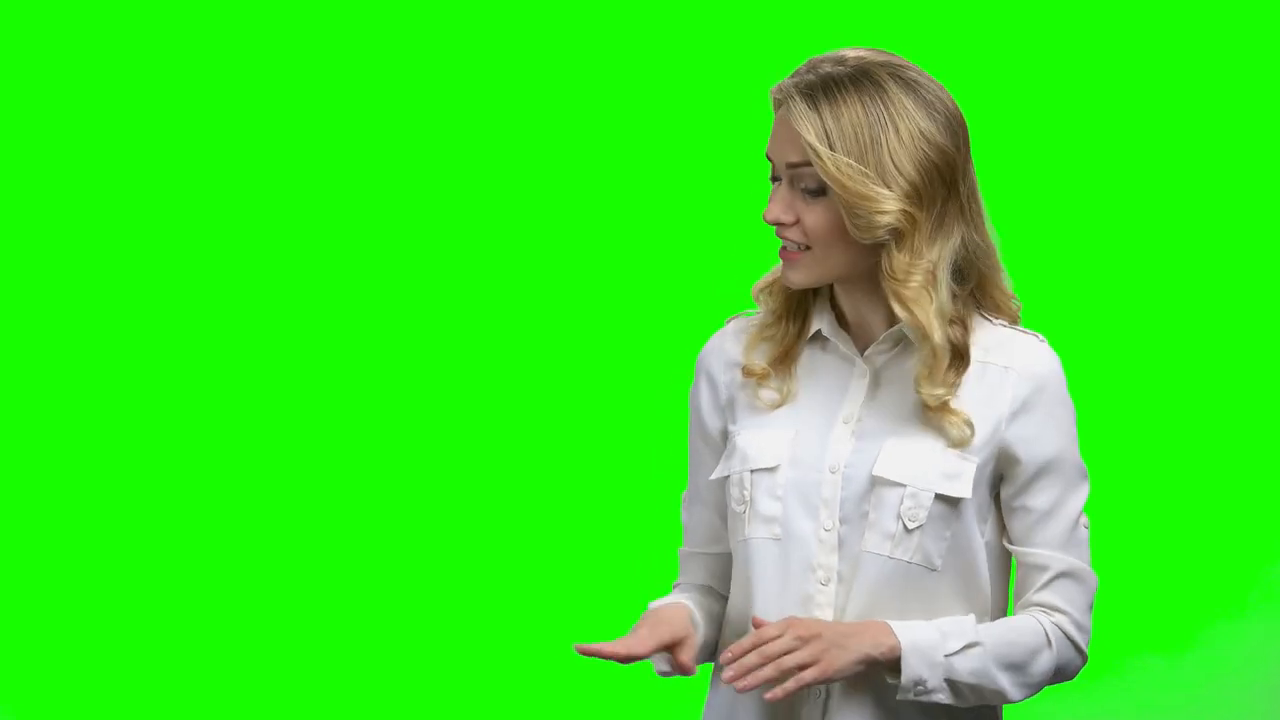
#> input picture frame 33 of Woman.mp4, 1280 x 720 px
$ jupyter execute --allow-errors removeGreenBackground.ipynb   (shell and % lines are left out)
#> lines starting #> are read from the running program, lines starting #| are printed output that depends on the picture; after the words box and inside, x2 and y2 are one past the last pixel; in counts of white or black regions, pixels touching at a corner belong together
#> further down, image is the input picture: shape (720, 1280, 3); mean B, G, R 34.9, 230.8, 56.8
#> `image =cv2.resize(image,(720,575))`:
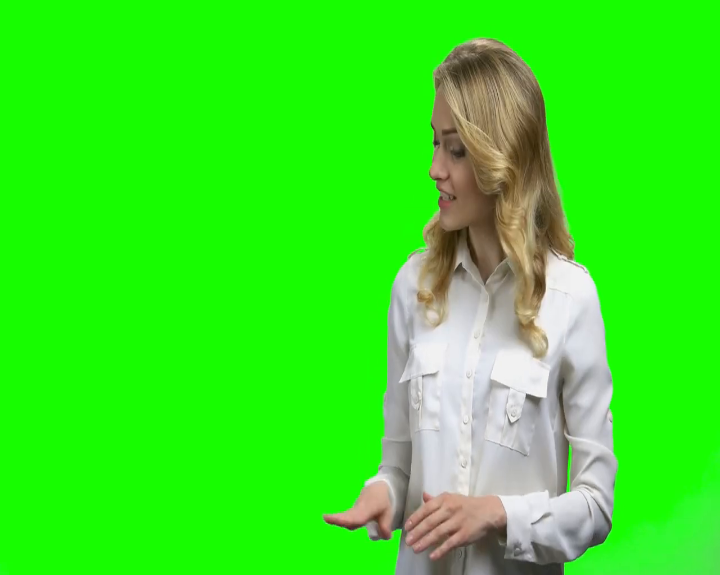
#> image: shape (575, 720, 3); mean B, G, R 34.9, 230.7, 56.8
#> `mask = cv2.inRange(image, lower_green, upper_green)`:
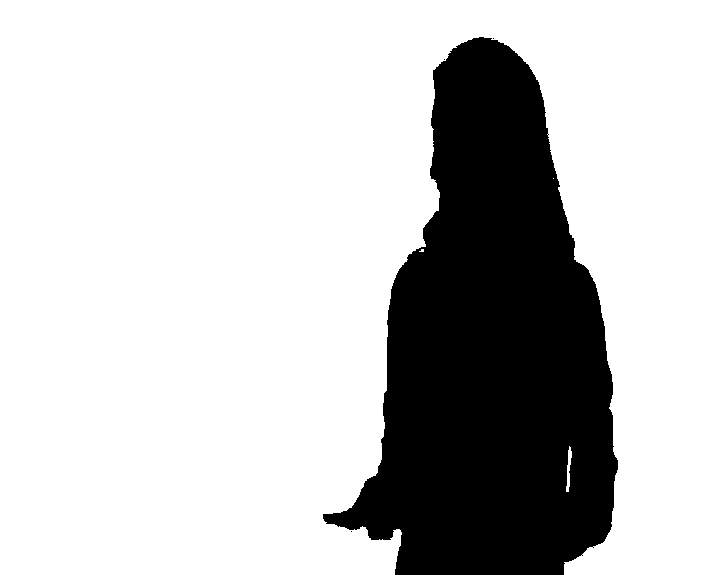
#> mask: shape (575, 720); 76.9% white; 4 black regions (3 under 20 px), largest, box (x1, y1, x2, y2) and area: (323, 37, 618, 575) 95703
#> `masked_image[mask != 0] = [0, 0, 0]`:
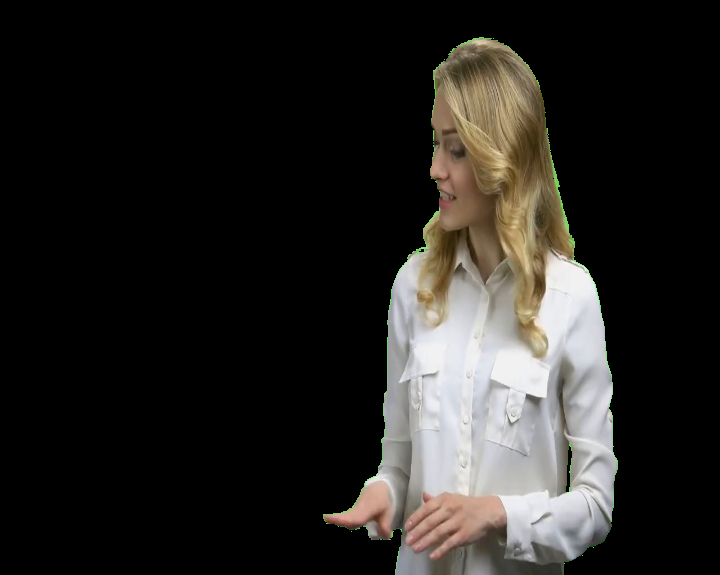
#> masked_image: shape (575, 720, 3); mean B, G, R 33.7, 36.5, 38.3
#> `hsv = cv2.cvtColor(image, cv2.COLOR_BGR2HSV)`: hsv: shape (575, 720, 3); mean H, S, V 56, 205.8, 233.3
#> `mask = cv2.inRange(hsv, lower_green, upper_green)`:
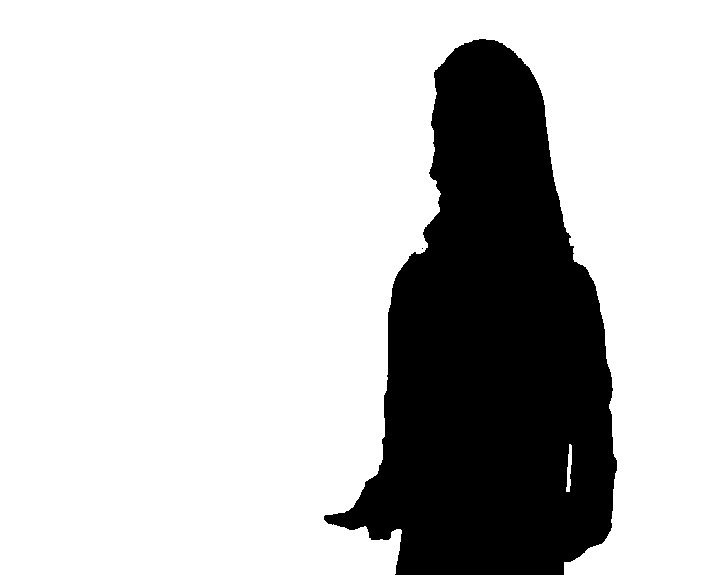
#> mask: shape (575, 720); 77.2% white; 2 black regions (1 under 20 px), largest, box (x1, y1, x2, y2) and area: (324, 39, 617, 575) 94582
[cell 1]
import numpy as np
import cv2

# Read in the image
cap= cv2.VideoCapture("Woman.mp4")
## TODO: Define our color selection boundaries in RGB values
lower_green = np.array([0,120,0])
upper_green = np.array([100,255,100])
#> (the rest of this cell did not finish here and is left out)

[cell 2]
#aPPly HSV color
import numpy as np
import cv2

# Read in the image
cap= cv2.VideoCapture("Woman.mp4")
## TODO: Define our color selection boundaries in RGB values
lower_green = np.array([35,80,140])
upper_green = np.array([140,255,255])
#> (the rest of this cell did not finish here and is left out)

$ run again, starting later in the video
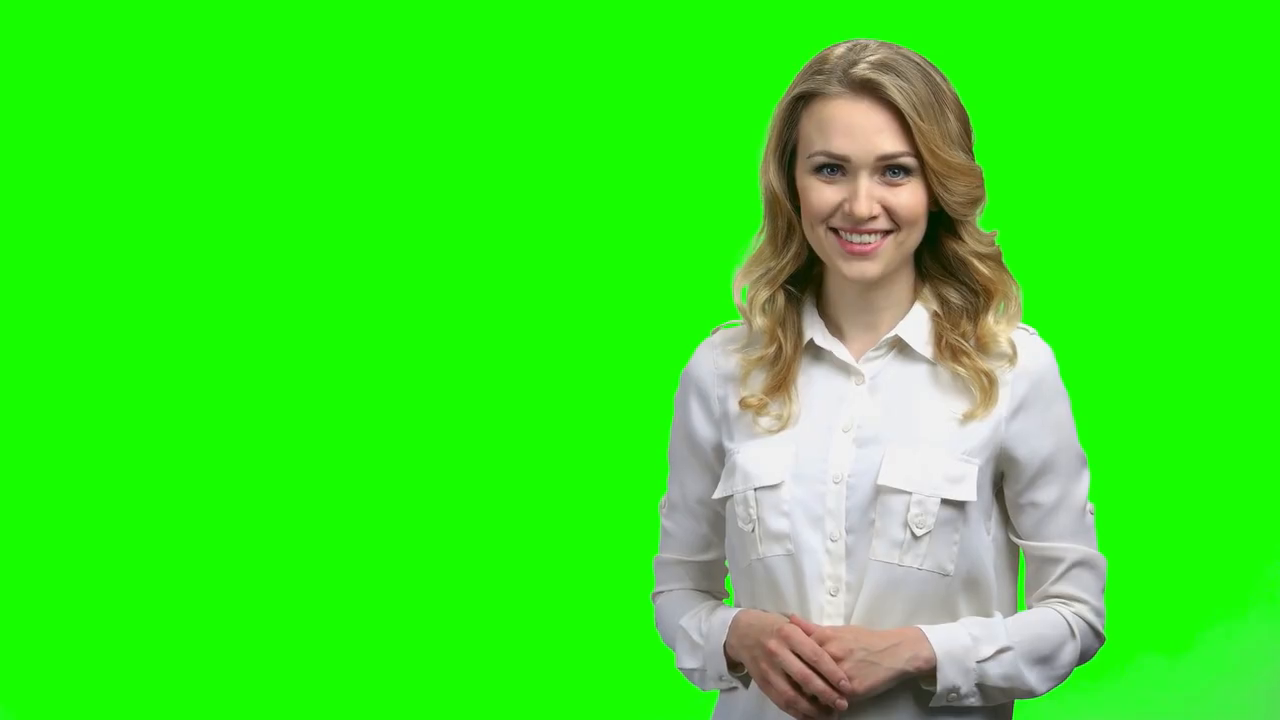
#> input picture frame 152 of Woman.mp4, 1280 x 720 px
#> image is the input picture: shape (720, 1280, 3); mean B, G, R 36.7, 230.4, 58.6
#> image: shape (575, 720, 3)
#> `masked_image[mask != 0] = [0, 0, 0]`:
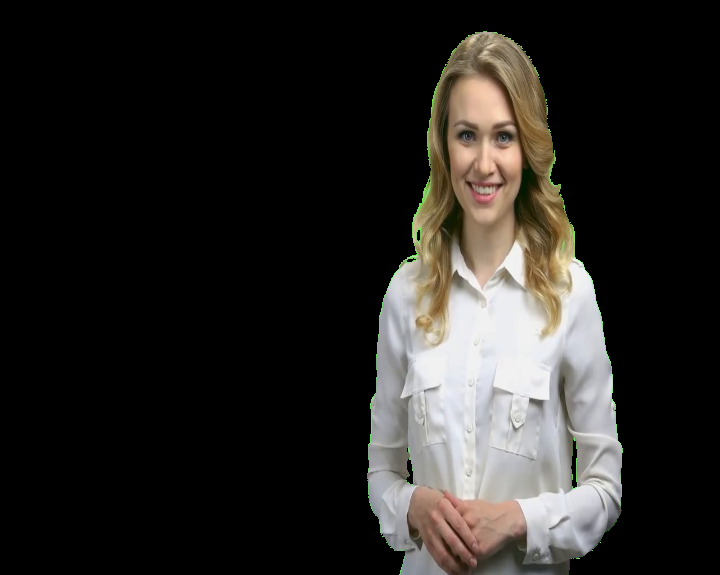
#> masked_image: shape (575, 720, 3); mean B, G, R 35.5, 38.2, 40.2
#> hsv: shape (575, 720, 3); mean H, S, V 56.3, 204.5, 233.3
#> `mask = cv2.inRange(hsv, lower_green, upper_green)`:
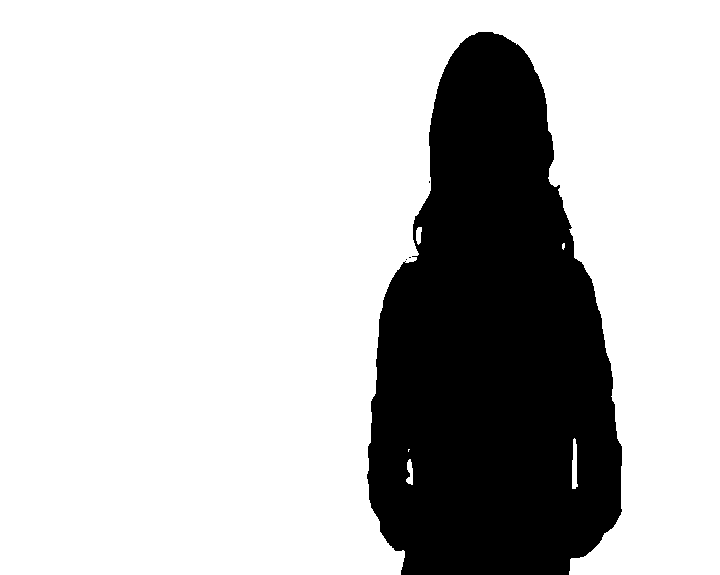
#> mask: shape (575, 720); 76.4% white; 4 black regions (3 under 20 px), largest, box (x1, y1, x2, y2) and area: (367, 32, 622, 575) 97852

$ run again, starting later in the video
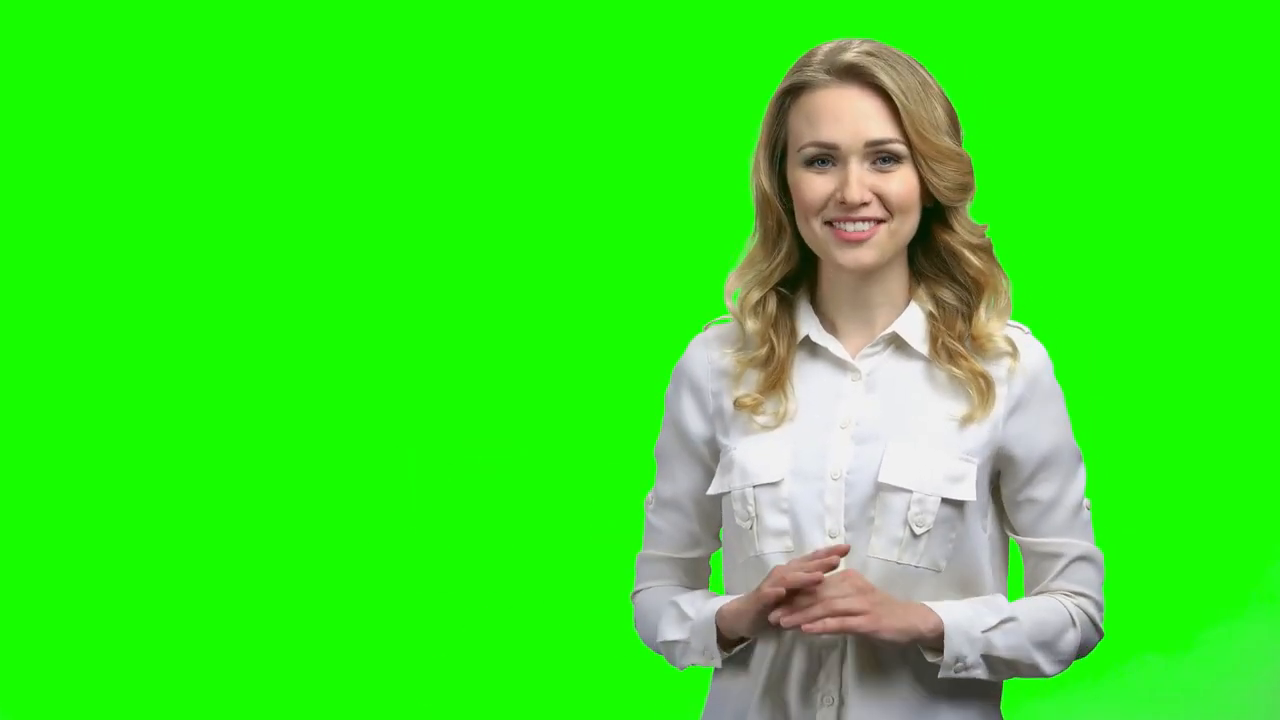
#> input picture frame 270 of Woman.mp4, 1280 x 720 px
#> image is the input picture: shape (720, 1280, 3); mean B, G, R 36.3, 229.6, 58.1
#> image: shape (575, 720, 3)
#> `masked_image[mask != 0] = [0, 0, 0]`:
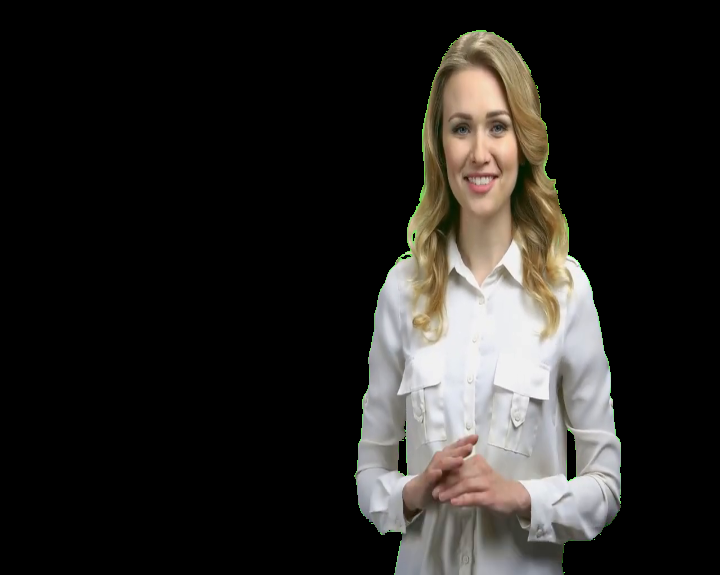
#> masked_image: shape (575, 720, 3); mean B, G, R 35, 37.8, 39.8
#> hsv: shape (575, 720, 3); mean H, S, V 56.1, 203.9, 232.5
#> `mask = cv2.inRange(hsv, lower_green, upper_green)`:
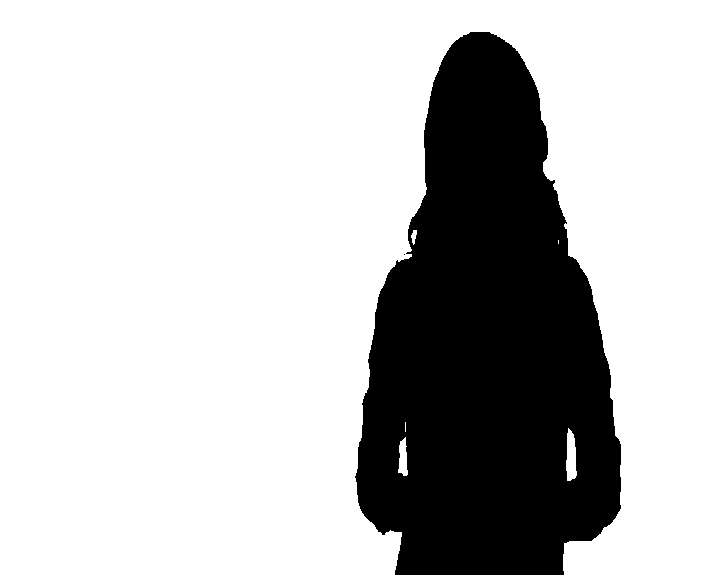
#> mask: shape (575, 720); 76.2% white; 2 black regions (1 under 20 px), largest, box (x1, y1, x2, y2) and area: (355, 32, 621, 575) 98538
